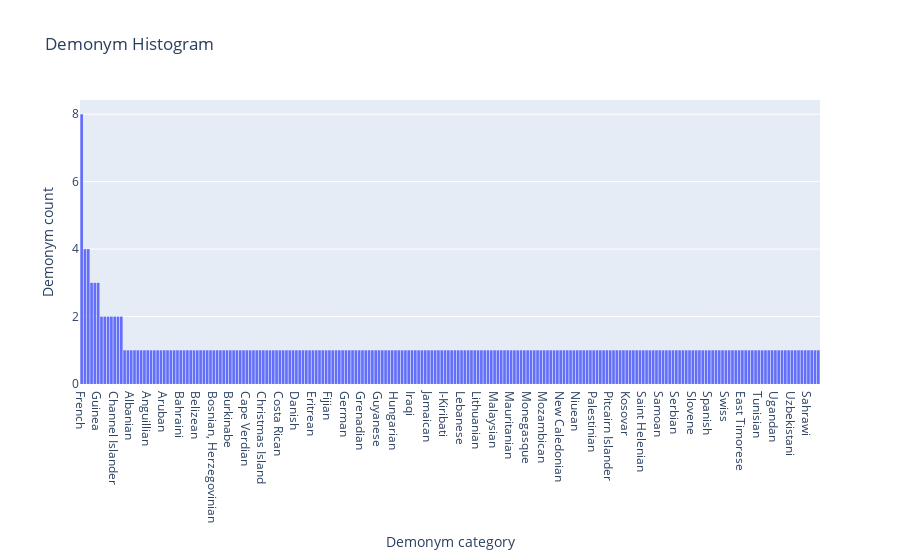

Write notebook code for a chart like this one.
### Code cell
fig = go.Figure(data=[go.Histogram(histfunc="count", x=df['demonym'])])

fig.update_layout(
    title_text='Demonym Histogram', # title of plot
    xaxis_title_text='Demonym category', # xaxis label
    yaxis_title_text='Demonym count', # yaxis label
#     xaxis={'categoryorder':'category ascending'},# xtitle axis sort
    xaxis={'categoryorder':'total descending'}, # values on xaxis sort 
    # bargap=0.2, # gap between bars of adjacent location coordinates
    #bargroupgap=0.1 # gap between bars of the same location coordinates
)

fig.show()

## sort value từng cột từ cao xuống thấp

### Figure 1 — Plotly figure (JSON) as saved in the notebook; plotly's stock layout.template omitted (floating-point values rounded to 4 significant figures; data arrays with more than 128 entries replaced by an {"elided": "..."} marker saying what was removed)
{"data": [{"histfunc": "count", "type": "histogram", "x": {"elided": "250 str values"}}], "layout": {"title": {"text": "Demonym Histogram"}, "xaxis": {"categoryorder": "total descending", "title": {"text": "Demonym category"}}, "yaxis": {"title": {"text": "Demonym count"}}}}
